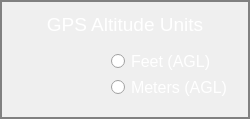
                        <widget class="QFrame" name="GPS_altitude_units">
                         <property name="styleSheet">
                          <string notr="true">border:2px solid gray;
border-top-left-radius: 0px;
border-top-right-radius: 0px;
border-bottom-left-radius: 0px;
border-bottom-right-radius: 0px;</string>
                         </property>
                         <property name="frameShape">
                          <enum>QFrame::StyledPanel</enum>
                         </property>
                         <property name="frameShadow">
                          <enum>QFrame::Raised</enum>
                         </property>
                         <layout class="QVBoxLayout" name="verticalLayout_43" stretch="0,1">
                          <item>
                           <widget class="QLabel" name="label_23">
                            <property name="font">
                             <font>
                              <pointsize>14</pointsize>
                             </font>
                            </property>
                            <property name="styleSheet">
                             <string notr="true">border:0px;color:white;</string>
                            </property>
                            <property name="text">
                             <string>GPS Altitude Units</string>
                            </property>
                            <property name="alignment">
                             <set>Qt::AlignCenter</set>
                            </property>
                           </widget>
                          </item>
                          <item>
                           <widget class="QFrame" name="frame_51">
                            <property name="styleSheet">
                             <string notr="true">color:white;
border:0px;</string>
                            </property>
                            <property name="frameShape">
                             <enum>QFrame::StyledPanel</enum>
                            </property>
                            <property name="frameShadow">
                             <enum>QFrame::Raised</enum>
                            </property>
                            <layout class="QVBoxLayout" name="verticalLayout_38">
                             <property name="leftMargin">
                              <number>98</number>
                             </property>
                             <item>
                              <widget class="QRadioButton" name="GPS_alt_feet">
                               <property name="font">
                                <font>
                                 <pointsize>12</pointsize>
                                </font>
                               </property>
                               <property name="text">
                                <string>Feet (AGL)</string>
                               </property>
                              </widget>
                             </item>
                             <item>
                              <widget class="QRadioButton" name="GPS_alt_meters">
                               <property name="font">
                                <font>
                                 <pointsize>12</pointsize>
                                </font>
                               </property>
                               <property name="text">
                                <string>Meters (AGL)</string>
                               </property>
                              </widget>
                             </item>
                            </layout>
                           </widget>
                          </item>
                         </layout>
                        </widget>
